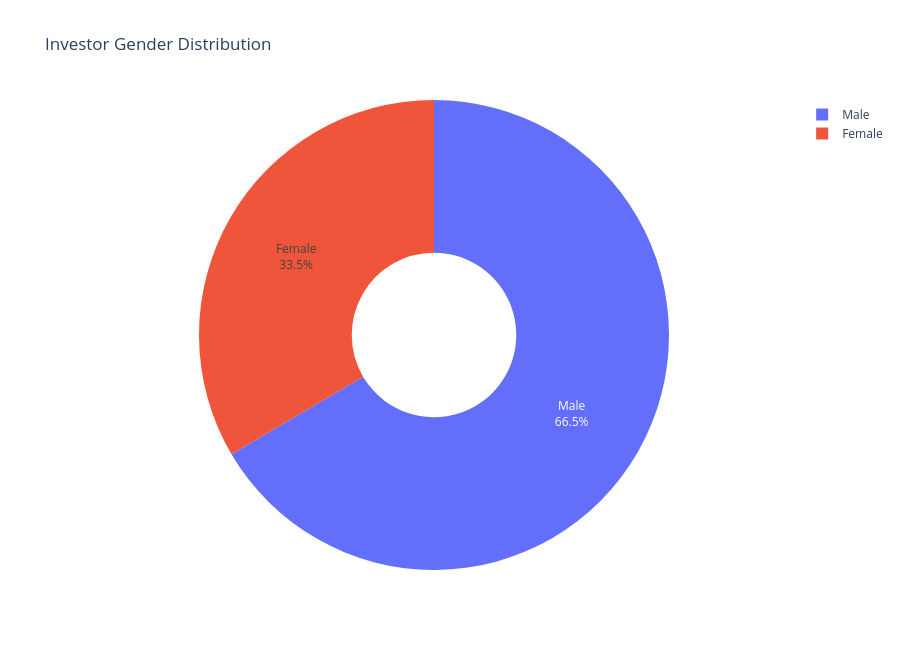

The cell this chart's notebook holds for it:
### Code cell
# GENDER DISTRIBUTION

gender_counts = investor_transactions["gender"].value_counts()

fig = px.pie(
    names=gender_counts.index,
    values=gender_counts.values,
    title="Investor Gender Distribution",
    hole=0.35
)

fig.update_traces(
    textinfo="percent+label"
)

fig.update_layout(
    height=650
)

fig.show()

fig.write_image(
    "../reports/gender_distribution.png",
    width=1400,
    height=900,
    scale=3
)

print("Gender Distribution exported successfully!")

### Figure 1 — Plotly figure (JSON) as saved in the notebook; plotly's stock layout.template omitted (floating-point values rounded to 4 significant figures)
{"data": [{"domain": {"x": [0, 1], "y": [0, 1]}, "hole": 0.35, "hovertemplate": "label=%{label}<br>value=%{value}<extra></extra>", "labels": ["Male", "Female"], "legendgroup": "", "name": "", "showlegend": true, "textinfo": "percent+label", "type": "pie", "values": [21809, 10969]}], "layout": {"height": 650, "legend": {"tracegroupgap": 0}, "title": {"text": "Investor Gender Distribution"}}}
